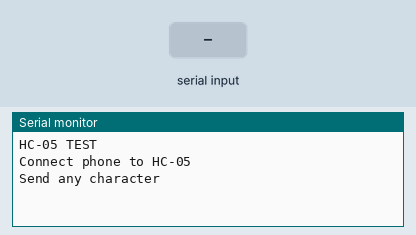
Simulated run of this sketch. Board: Arduino Uno, built with avr-gcc and run on an emulated ATmega328P. Parts: the last lines printed to the serial monitor. The inputs (shaded band) are chosen by the test bench.

Above: at 1.2 s.
1.3 s: "1" received over the second serial link
At 2.5 s:
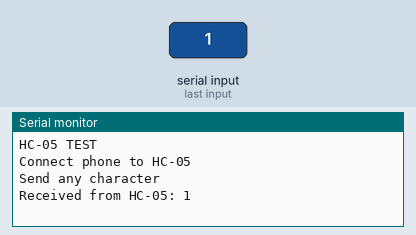
2.8 s: "0" received over the second serial link
At 3.7 s:
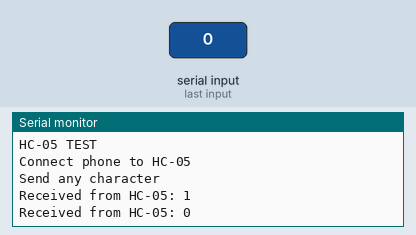
4.3 s: "2" received over the second serial link
At 4.8 s:
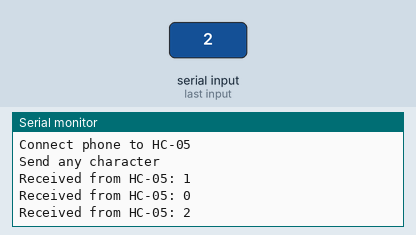

Measured:
- after the input at 1.3 s, the serial monitor: prints a new line at once (image 1)
- after the input at 2.8 s, the serial monitor: prints a new line at once (image 2)
- after the input at 4.3 s, the serial monitor: prints a new line at once (image 3)

The sketch:

HC-05_working.ino
```cpp
/* connection of HC-05 with arduino
| HC-05 | Arduino |
| ----- | ------- |
| VCC   | 5V      |
| GND   | GND     |
| TXD   | D10     |
| RXD   | D11     |
*/

// code to check the working of HC-05 when connected with arduino
#include <SoftwareSerial.h>

SoftwareSerial BT(10, 11);

void setup() {

  Serial.begin(9600);
  BT.begin(9600);

  Serial.println("HC-05 TEST");
  Serial.println("Connect phone to HC-05");
  Serial.println("Send any character");
}

void loop() {

  if (BT.available()) {

    char c = BT.read();

    Serial.print("Received from HC-05: ");
    Serial.println(c);
  }
}
```
